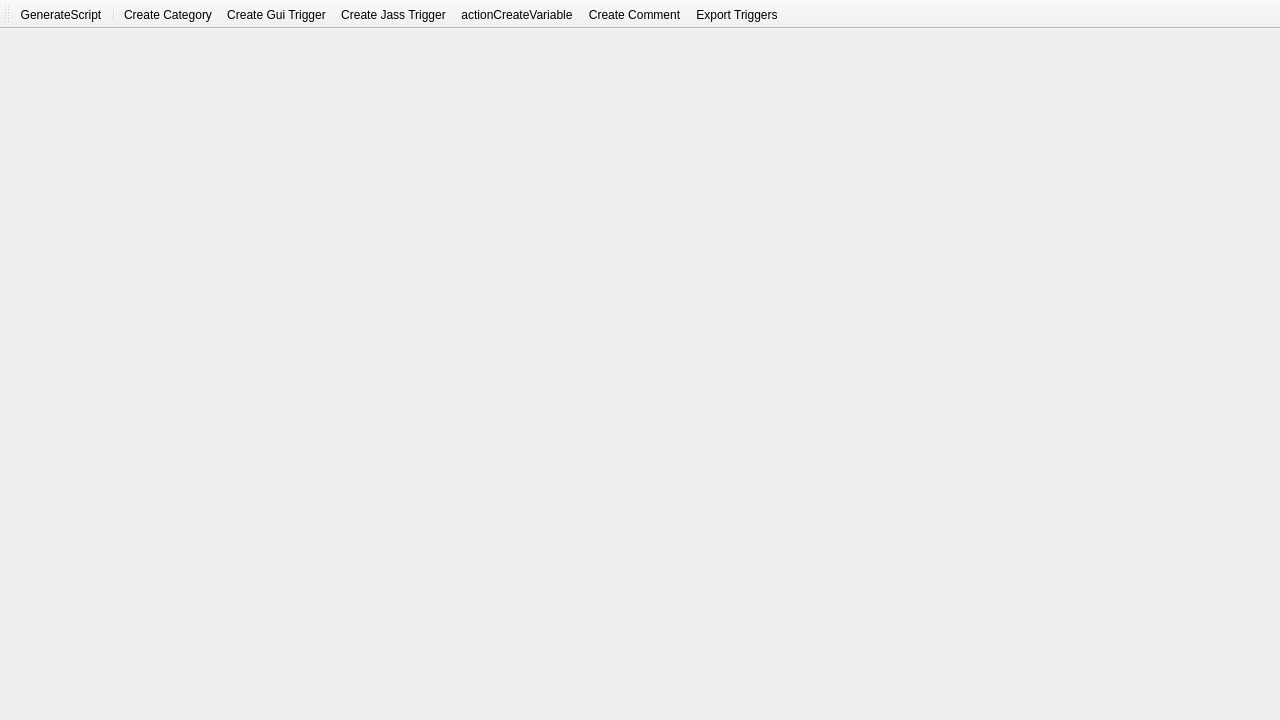
<?xml version="1.0" encoding="UTF-8"?>
<ui version="4.0">
 <class>TriggerEditor</class>
 <widget class="QMainWindow" name="TriggerEditor">
  <property name="geometry">
   <rect>
    <x>0</x>
    <y>0</y>
    <width>1280</width>
    <height>720</height>
   </rect>
  </property>
  <property name="windowTitle">
   <string>Trigger Editor</string>
  </property>
  <widget class="QWidget" name="centralwidget"/>
  <widget class="QToolBar" name="toolBar">
   <property name="windowTitle">
    <string>toolBar</string>
   </property>
   <property name="iconSize">
    <size>
     <width>16</width>
     <height>16</height>
    </size>
   </property>
   <attribute name="toolBarArea">
    <enum>TopToolBarArea</enum>
   </attribute>
   <attribute name="toolBarBreak">
    <bool>false</bool>
   </attribute>
   <addaction name="actionGenerateScript"/>
   <addaction name="separator"/>
   <addaction name="actionCreateCategory"/>
   <addaction name="actionCreateGuiTrigger"/>
   <addaction name="actionCreateJassTrigger"/>
   <addaction name="actionCreateVariable"/>
   <addaction name="actionCreateComment"/>
   <addaction name="actionExportTriggers"/>
  </widget>
  <action name="actionGenerateScript">
   <property name="icon">
    <iconset>
     <normaloff>Data/Icons/Ribbon/triggereditor32x32.png</normaloff>Data/Icons/Ribbon/triggereditor32x32.png</iconset>
   </property>
   <property name="text">
    <string>GenerateScript</string>
   </property>
   <property name="toolTip">
    <string>Generate map script and check for errors</string>
   </property>
   <property name="shortcut">
    <string>Ctrl+F10</string>
   </property>
  </action>
  <action name="actionCreateGuiTrigger">
   <property name="text">
    <string>Create Gui Trigger</string>
   </property>
   <property name="toolTip">
    <string>Creates a GUI trigger</string>
   </property>
  </action>
  <action name="actionCreateJassTrigger">
   <property name="text">
    <string>Create Jass Trigger</string>
   </property>
   <property name="toolTip">
    <string>Creates a Jass Trigger</string>
   </property>
  </action>
  <action name="actionCreateComment">
   <property name="text">
    <string>Create Comment</string>
   </property>
   <property name="toolTip">
    <string>Creates a Comment</string>
   </property>
  </action>
  <action name="actionCreateVariable">
   <property name="text">
    <string>actionCreateVariable</string>
   </property>
   <property name="toolTip">
    <string>Create a global variable</string>
   </property>
  </action>
  <action name="actionCreateCategory">
   <property name="text">
    <string>Create Category</string>
   </property>
   <property name="toolTip">
    <string>Create a category</string>
   </property>
  </action>
  <action name="actionExportTriggers">
   <property name="text">
    <string>Export Triggers</string>
   </property>
   <property name="toolTip">
    <string>Export Map Triggers</string>
   </property>
  </action>
 </widget>
 <resources/>
 <connections/>
</ui>
